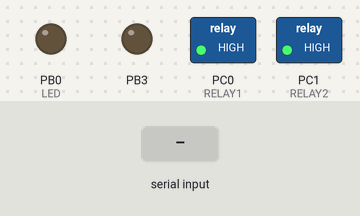
Bench run of a program on a simulated ATmega328P, built with avr-gcc and emulated at 8 MHz. Parts: switched loads named in the program (green lamp = pin HIGH), output pins drawn as LEDs (lit = HIGH). The inputs (shaded band) are chosen by the test bench.

Above: at 1.7 s.
1.8 s: "2" received over Serial
At 3.0 s:
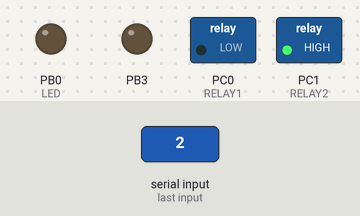
3.3 s: "4" received over Serial
At 4.2 s:
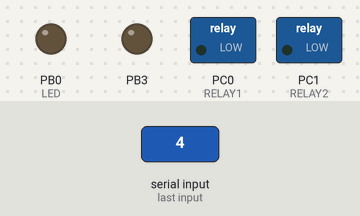
4.8 s: "1" received over Serial
At 5.3 s:
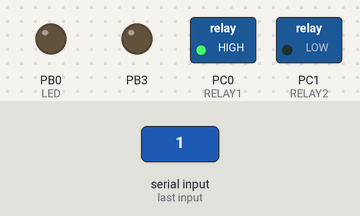
6.3 s: "3" received over Serial
At 7.7 s:
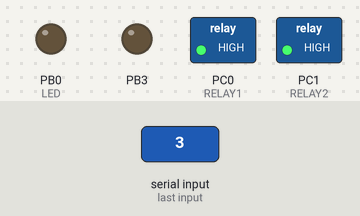
Timing chart, 0 to 8.8 s (numbered marks = the images above; inputs shaded):
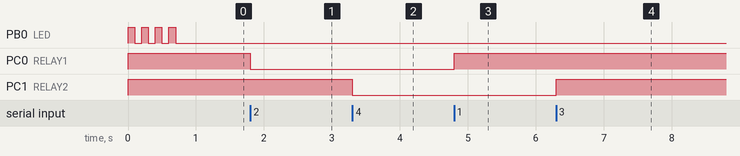

The program:

main.c
```c
//--------------------------------------------------------------------------------------------------------------------------------------------
/*
	For selecting synchronous or asynchronous modes use UMSELn register from control status register C (UCSRnC).
	Asynchronous normal mode U2Xn = 0, BAUD = fosc/16*(UBRRn + 1).
*/
//--------------------------------------------------------------------------------------------------------------------------------------------
#define F_CPU				8000000UL
#include <avr/io.h>
#include <util/delay.h>

#define USART_BAUDRATE		9600
#define UBRR_VAL			(((F_CPU / (USART_BAUDRATE * 16UL))) - 1)
#define RELAY1				0
#define RELAY2				1
#define LED					0
#define LED_DELAY			100


void uart_init(uint8_t);
void transmit_bits(unsigned char);
unsigned char receive_bits();
void transmit_string(char*);
void led_blink();

int main(void)
{
    DDRC |= (1 << RELAY1) | (1 << RELAY2);
	DDRD |= (1 << 1);
	DDRD &= ~(1 << 0);
	PORTC |= (1 << RELAY1) | (1 << RELAY2);
	DDRB = (1 << 3) | (1 << LED);

	uart_init(UBRR_VAL);

	for(uint8_t i = 0; i < 4; i++)
	{
		led_blink();
	}


	char val;

    while (1)
    {

		val = receive_bits();

		switch(val)
		{
			case '1':
				PORTC |= (1 << RELAY1);
				break;
			case '2':
				PORTC &= ~(1 << RELAY1);
				break;
			case '3':
				PORTC |= (1 << RELAY2);
				break;
			case '4':
				PORTC &= ~(1 << RELAY2);
				break;
		}

    }
}


void uart_init(uint8_t ubrr)
{
	//Set baudrate
	UBRR0H = (uint8_t)(ubrr >> 8);
	UBRR0L = (uint8_t)ubrr;
	//Enable receiver and transmitter
	UCSR0B = (1 << RXEN0) | (1 << TXEN0);
	//Set frame for 8bit data and 1 stop bit
	//Set 8 bit data UCSZ00 - 0; UCSZ01 - 1; UCSZ02 - 0;
	UCSR0C = (3 << UCSZ00);
	/*
	//Asynchronous USART
	UCSR0C &= ~(1 << UMSEL00);
	UCSR0C &= ~(1 << UMSEL01);
	//1 stop bit
	UCSR0C &= ~(1 << USBS0);
	//Parity mode disable
	UCSR0C &= ~(1 << UPM00);
	UCSR0C &= ~(1 << UPM01);
	*/
}

void transmit_bits(unsigned char data_bits)
{
	//Wait for empty transmit buffer
	while(!(UCSR0A & (1 << UDRE0))){}
	//Put data into buffer
	UDR0 = data_bits;
}

unsigned char receive_bits()
{
	//Wait for data to be received
	while(!(UCSR0A & (1 << RXC0))){}
	//Get data
	return UDR0;
}
void transmit_string(char* str)
{
	while(*str > 0)
	{
		transmit_bits(*str++);
	}
}

void receive_string(char* str)
{
	while(*str > 0)
	{
		receive_bits(*str++);
	}
}

void led_blink()
{
	PORTB |= (1 << LED);
	_delay_ms(LED_DELAY);
	PORTB &= ~(1 << LED);
	_delay_ms(LED_DELAY);
}
```

Measured:
- after the input at 1.8 s, PC0 (RELAY1): HIGH → LOW at once
- after the input at 3.3 s, PC1 (RELAY2): HIGH → LOW at once
- after the input at 4.8 s, PC0 (RELAY1): LOW → HIGH at once
- after the input at 6.3 s, PC1 (RELAY2): LOW → HIGH at once
- by itself, PB0 (LED): alternates HIGH for 0.10 s and LOW for 0.10 s, 8 changes in all, then stays LOW
